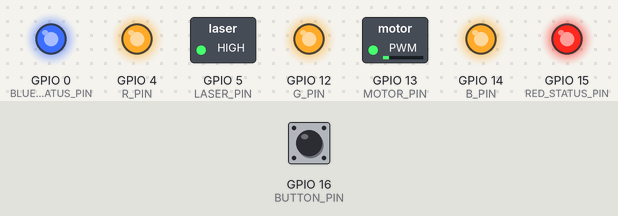
The sketch below on a simulated ESP8266 (NodeMCU). Shown: switched loads named in the sketch (green lamp = pin HIGH), output pins drawn as LEDs (lit = HIGH). The test bench sets the inputs (shaded band); at power-on: GPIO 16 (BUTTON_PIN) HIGH. WiFi joins after 1.5 s; servers stay silent unless stated; no MQTT or app messages arrive unless stated; what the sketch prints to the serial monitor is not drawn.

Above: at 2.7 s.
2.8 s: GPIO 16 (BUTTON_PIN) pulled LOW for 0.15 s
At 3.2 s:
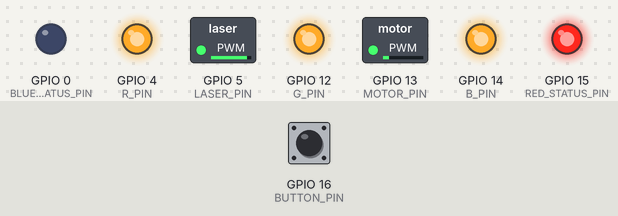
4.4 s: GPIO 16 (BUTTON_PIN) pulled LOW for 1 s
At 5.6 s:
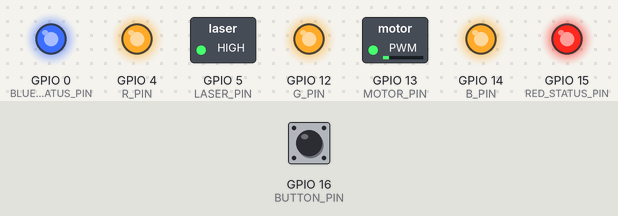
8.4 s: GPIO 16 (BUTTON_PIN) pulled LOW for 3.2 s
At 8.7 s:
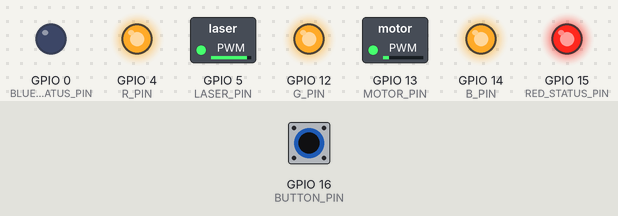
Timing chart, 0 to 11.4 s (numbered marks = the images above; inputs shaded):
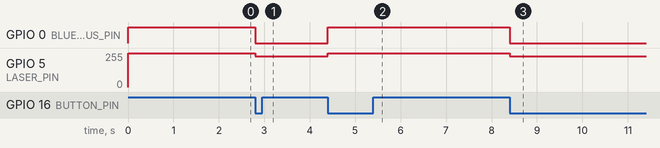

The sketch:

SmartStarProjector-ESP-Mod.ino
```cpp
#include <ESP8266WiFi.h>
#include <PubSubClient.h>
#include <ESP8266mDNS.h>
#include <WiFiUdp.h>
#include <ArduinoOTA.h>
#include <ArduinoJson.h>

//PIN configuration
#define R_PIN 4
#define G_PIN 12
#define B_PIN 14

#define MOTOR_PIN 13
#define LASER_PIN 5

#define RED_STATUS_PIN 15
#define BLUE_STATUS_PIN 0
#define BUTTON_PIN 16

#define getButtonState !digitalRead(BUTTON_PIN)

//WIFI configuration
#define wifi_ssid ""
#define wifi_password ""

//MQTT configuration
#define mqtt_server ""
#define mqtt_client_id ""
#define STATE_TOPIC ""
#define CMD_TOPIC ""

//MQTT client
WiFiClient espClient;
PubSubClient mqtt_client(espClient);

//Necesary to make Arduino Software autodetect OTA device
WiFiServer TelnetServer(8266);

struct State {
  bool power_state = false;
  bool status_led = true;
  uint16_t laser;
  uint16_t motor;
  uint16_t red;
  uint16_t green;
  uint16_t blue;
};

State state;
bool last_button;


void setup_wifi() {
  delay(10);
  Serial.print("Connecting to ");
  Serial.print(wifi_ssid);
  WiFi.mode(WIFI_STA);
  WiFi.begin(wifi_ssid, wifi_password);
  while (WiFi.status() != WL_CONNECTED) {
    delay(500);
    Serial.print(".");
  }
  Serial.println("OK");
  Serial.print("   IP address: ");
  Serial.println(WiFi.localIP());
}


void setup() {
  Serial.begin(115200);
  Serial.println("\r\nBooting...");

  pinMode(R_PIN, OUTPUT);
  pinMode(G_PIN, OUTPUT);
  pinMode(B_PIN, OUTPUT);
  pinMode(MOTOR_PIN, OUTPUT);
  pinMode(LASER_PIN, OUTPUT);
  pinMode(RED_STATUS_PIN, OUTPUT);
  pinMode(BLUE_STATUS_PIN, OUTPUT);

  pinMode(BUTTON_PIN, INPUT);

  updateOutput(); //make sure everything is turned off to begin with
  //analogWriteFreq(40000); //original board uses 1khz as does the esp8266 in default mode

  setup_wifi();

  Serial.print("Configuring OTA device...");
  TelnetServer.begin();   //Necesary to make Arduino Software autodetect OTA device
  ArduinoOTA.onStart([]() {
    Serial.println("OTA starting...");
  });
  ArduinoOTA.onEnd([]() {
    Serial.println("OTA update finished!");
    Serial.println("Rebooting...");
  });
  ArduinoOTA.onProgress([](unsigned int progress, unsigned int total) {
    Serial.printf("OTA in progress: %u%%\r\n", (progress / (total / 100)));
  });
  ArduinoOTA.onError([](ota_error_t error) {
    Serial.printf("Error[%u]: ", error);
    if (error == OTA_AUTH_ERROR) Serial.println("Auth Failed");
    else if (error == OTA_BEGIN_ERROR) Serial.println("Begin Failed");
    else if (error == OTA_CONNECT_ERROR) Serial.println("Connect Failed");
    else if (error == OTA_RECEIVE_ERROR) Serial.println("Receive Failed");
    else if (error == OTA_END_ERROR) Serial.println("End Failed");
  });
  ArduinoOTA.begin();
  Serial.println("OK");

  Serial.println("Configuring MQTT server...");
  mqtt_client.setServer(mqtt_server, 1883);
  mqtt_client.setCallback(callback);
  Serial.printf("   Server IP: %s\r\n", mqtt_server);
  Serial.print("   Cliend Id: ");
  Serial.println(mqtt_client_id);
  Serial.println("   MQTT configured!");

  Serial.println("Setup completed! Running app...");
}


void mqtt_reconnect() {
  // Loop until we're reconnected
  while (!mqtt_client.connected()) {
    Serial.print("Attempting MQTT connection...");
    // Attempt to connect
    if (mqtt_client.connect(mqtt_client_id)) {
      Serial.println("connected");
      mqtt_client.subscribe(CMD_TOPIC);
      publishState(); // publish current state once connected
    } else {
      Serial.print("failed, rc=");
      Serial.print(mqtt_client.state());
      Serial.println(" try again in 5 seconds");
      // Wait 5 seconds before retrying
      delay(5000);
    }
  }
}


void loop() {

  ArduinoOTA.handle();

  if (!mqtt_client.connected()) {
    mqtt_reconnect();
  }
  mqtt_client.loop();

  if (getButtonState == true && last_button == false) {
    state.power_state = !state.power_state;
    updateOutput();
    publishState();
  }
  last_button = getButtonState;

  yield();
  delay(1); // give back
}


void callback(char* topic, byte * payload, unsigned int length) {
  // check for messages on subscribed topics
  payload[length] = '\0';
  Serial.print("Topic: ");
  Serial.println(String(topic));
  String value = String((char*)payload);

  if (String(topic) == CMD_TOPIC) {
    DynamicJsonDocument doc(1024);
    deserializeJson(doc, value);
    JsonObject cmd = doc.as<JsonObject>();

    if (cmd.containsKey("power_state") && cmd["power_state"].is<bool>()) {
      state.power_state = cmd["power_state"];
    }
    if (cmd.containsKey("status_led") && cmd["status_led"].is<bool>()) {
      state.status_led = cmd["status_led"];
    }
    if (cmd.containsKey("motor") && cmd["motor"].is<int>()) {
      state.motor = cmd["motor"];
    }
    if (cmd.containsKey("laser") && cmd["laser"].is<int>()) {
      state.laser = cmd["laser"];
    }
    if (cmd.containsKey("red") && cmd["red"].is<int>()) {
      state.red = cmd["red"];
    }
    if (cmd.containsKey("green") && cmd["green"].is<int>()) {
      state.green = cmd["green"];
    }
    if (cmd.containsKey("blue") && cmd["blue"].is<int>()) {
      state.blue = cmd["blue"];
    }
    updateOutput();
    publishState();
  }
}

void publishState() {
  StaticJsonDocument<200> root;

  root["power_state"] = state.power_state;
  root["status_led"] = state.status_led;
  root["motor"] = state.motor;
  root["laser"] = state.laser;
  root["red"] = state.red;
  root["green"] = state.green;
  root["blue"] = state.blue;

  // use it as JSON
  char data[200];
  serializeJson(root, data);

  // mqtt report
  mqtt_client.publish(STATE_TOPIC, data);
}


void updateOutput() {
  if (state.power_state) {
    digitalWrite(BLUE_STATUS_PIN, !state.status_led);
    analogWrite(MOTOR_PIN, constrain(map(state.motor, 0, 254, 153, 512), 153, 512));
    analogWrite(LASER_PIN, constrain(map(state.laser, 0, 254, 922, 0), 0, 922));
    analogWrite(R_PIN, constrain(map(state.red, 0, 254, 1023, 0), 0, 1023));
    analogWrite(G_PIN, constrain(map(state.green, 0, 254, 1023, 0), 0, 1023));
    analogWrite(B_PIN, constrain(map(state.blue, 0, 254, 1023, 0), 0, 1023));
  } else {
    digitalWrite(R_PIN, HIGH);
    digitalWrite(G_PIN, HIGH);
    digitalWrite(B_PIN, HIGH);
    analogWrite(MOTOR_PIN, 153); //original board does this too
    digitalWrite(LASER_PIN, HIGH);
    digitalWrite(RED_STATUS_PIN, HIGH);
    digitalWrite(BLUE_STATUS_PIN, HIGH);
  }
}
```

Measured:
- after the input at 2.8 s, GPIO 0 (BLUE_STATUS_PIN): HIGH → LOW at once; GPIO 5 (LASER_PIN): 255/255 → 229/255 at once
- after the input at 4.4 s, GPIO 0 (BLUE_STATUS_PIN): LOW → HIGH at once; GPIO 5 (LASER_PIN): 229/255 → 255/255 at once
- after the input at 8.4 s, GPIO 0 (BLUE_STATUS_PIN): HIGH → LOW at once; GPIO 5 (LASER_PIN): 255/255 → 229/255 at once
